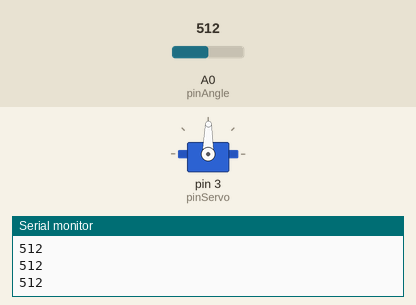
Recording of a sketch running on a simulated Arduino Uno, built with avr-gcc and run on an emulated ATmega328P. Shown: servo, the last lines printed to the serial monitor. The inputs (shaded band) are chosen by the test bench; at power-on: A0 (pinAngle) = 512.

Above: at 1.2 s.
1.3 s: A0 (pinAngle) set to 716
At 2.4 s:
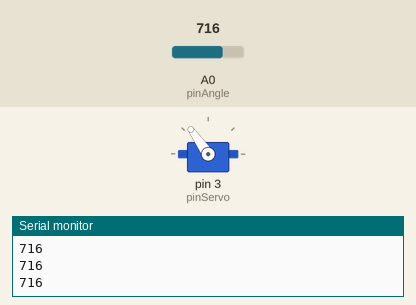
2.8 s: A0 (pinAngle) set to 900
At 3.3 s:
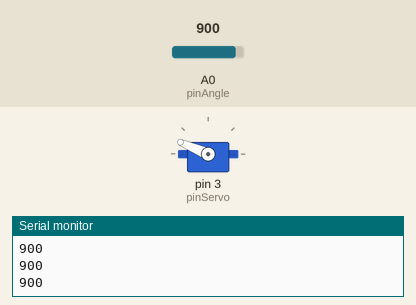
4.3 s: A0 (pinAngle) set to 1023
At 4.8 s:
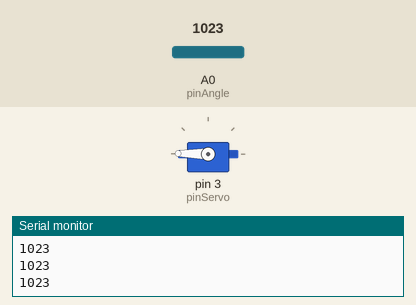
5.8 s: A0 (pinAngle) set to 306
At 7.0 s:
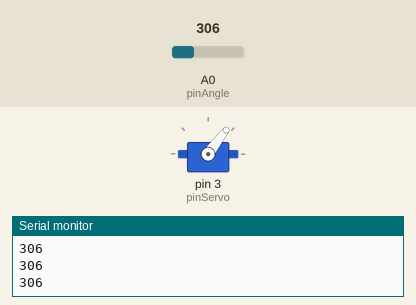
7.3 s: A0 (pinAngle) set to 122
At 8.0 s:
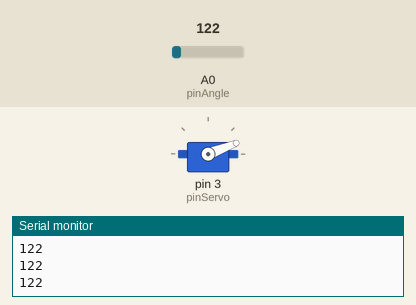
8.8 s: A0 (pinAngle) set to 511
At 9.5 s:
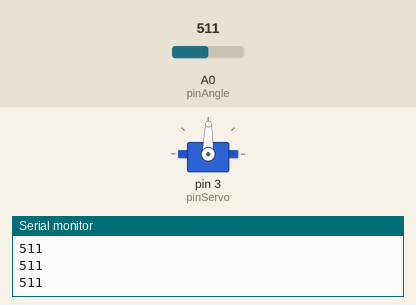
Timing chart, 0 to 11.3 s (numbered marks = the images above; inputs shaded):
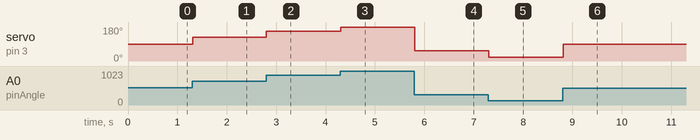

The sketch:

_7.4b.ino
```cpp
// 7.4b サーボをボリュームで動かす

// Rotary Angle Sensor（角度センサ）を Groveの A0 にさす
const int pinAngle = A0;  // 角度センサのピン番号を定義

// サーボをGroveのD3にさす
const int pinServo = 3;   // サーボのピン番号を定義
#include <Servo.h>  // サーボを使うためのライブラリの読み込み
Servo servo;        // サーボを扱うオブジェクトを宣言

// 初期設定
void setup() {
  pinMode(pinAngle, INPUT); // pinAngleで指定した番号のピンを、入力モードにする
  servo.attach(pinServo);   // サーボのピン番号を指定

  // 以下は角度センサの値を数字で見るための処理
  // 「ツール」メニュー→「シリアルモニタ」で数字が見られる
  Serial.begin(9600);
}

// メインの処理、この中の命令が繰り返し実行される
void loop() {
  int angle = analogRead(pinAngle);  // pinLightの値を取得
  Serial.println(angle);            // シリアルモニタに値を出力

  // 角度の値の範囲（0～1023）をサーボの回転角度の範囲（0～179）に変換
  int servoAngle = map(angle, 0, 1023, 0, 179);
  servo.write(servoAngle);

  delay(15);    // 少し待ってから次の値を取得する
}
```

Measured:
- after the input at 1.3 s, servo on pin 3 (pinServo): 89° → 125° at once
- after the input at 2.8 s, servo on pin 3 (pinServo): 125° → 157° at once
- after the input at 4.3 s, servo on pin 3 (pinServo): 157° → 179° at once
- after the input at 5.8 s, servo on pin 3 (pinServo): 179° → 53° at once
- after the input at 7.3 s, servo on pin 3 (pinServo): 53° → 21° at once
- after the input at 8.8 s, servo on pin 3 (pinServo): 21° → 89° at once
